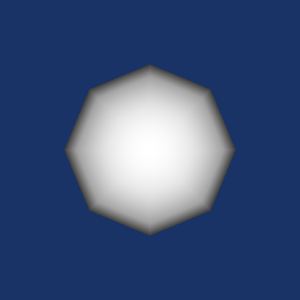

Here is the Python script that generated this plot:
#!/usr/bin/env python
# Demonstrate vtkDistanceWidget with 2D distance measurement on a sphere actor.

import vtkmodules.vtkInteractionStyle  # noqa: F401
import vtkmodules.vtkRenderingFreeType  # noqa: F401
import vtkmodules.vtkRenderingOpenGL2  # noqa: F401

import math

from vtkmodules.vtkFiltersSources import vtkSphereSource
from vtkmodules.vtkInteractionWidgets import (
    vtkDistanceRepresentation2D,
    vtkDistanceWidget,
    vtkPointHandleRepresentation2D,
)
from vtkmodules.vtkRenderingAnnotation import vtkAxisActor2D
from vtkmodules.vtkRenderingCore import (
    vtkActor,
    vtkPolyDataMapper,
    vtkRenderWindow,
    vtkRenderWindowInteractor,
    vtkRenderer,
)

# Source + Mapper + Actor
sphere = vtkSphereSource()

sphere_mapper = vtkPolyDataMapper()
sphere_mapper.SetInputConnection(sphere.GetOutputPort())

sphere_actor = vtkActor()
sphere_actor.SetMapper(sphere_mapper)

# Renderer
renderer = vtkRenderer()
renderer.AddActor(sphere_actor)
renderer.SetBackground(0.1, 0.2, 0.4)

# Render window
render_window = vtkRenderWindow()
render_window.AddRenderer(renderer)
render_window.SetWindowName("distance widget")
render_window.SetSize(300, 300)

# Interactor
interactor = vtkRenderWindowInteractor()
interactor.SetRenderWindow(render_window)


# Callback prints distance on interaction
def distance_callback(caller, event_string):
    widget_rep = caller.GetRepresentation()
    pos1 = widget_rep.GetPoint1WorldPosition()
    pos2 = widget_rep.GetPoint2WorldPosition()
    dist = math.sqrt(sum((a - b) ** 2 for a, b in zip(pos1, pos2)))
    print(f"Distance: {dist:.4f}")


# Widget
handle_rep = vtkPointHandleRepresentation2D()
handle_rep.GetProperty().SetColor(1, 0, 0)

distance_rep = vtkDistanceRepresentation2D()
distance_rep.SetHandleRepresentation(handle_rep)

axis = vtkAxisActor2D.SafeDownCast(distance_rep.GetAxis())
axis.GetTitleTextProperty().SetFontSize(40)
axis.SetTickLength(9)
axis.SetTitlePosition(0.2)

distance_rep.RulerModeOn()
distance_rep.SetRulerDistance(0.25)
distance_rep.SetScale(0.5)
distance_rep.GetAxisProperty().SetColor(1.0, 0.0, 1.0)

distance_widget = vtkDistanceWidget()
distance_widget.SetInteractor(interactor)
distance_widget.CreateDefaultRepresentation()
distance_widget.SetRepresentation(distance_rep)
distance_widget.AddObserver("InteractionEvent", distance_callback)
distance_widget.AddObserver("EndInteractionEvent", distance_callback)
distance_widget.On()

interactor.Initialize()
interactor.Start()
